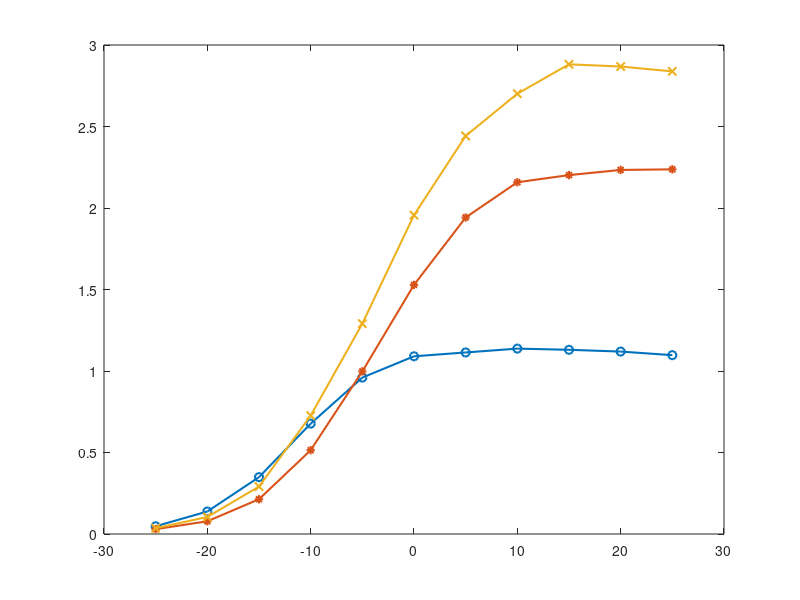

MATLAB code for this plot: (Note: this script raises an error after producing the figure.)

load("min_master_list_0.mat");
min_master_list_0 = min_master_list;

load("min_master_list_4.mat");
min_master_list_4 = min_master_list;


load("fine_min_master_list_12.mat");
min_master_list_12 = min_master_list; 
load("fine_two_min_master_list_12.mat");
min_master_list_12 = cat(1,min_master_list_12,min_master_list);

max_power_list = -25:5:25;

plot(max_power_list,mean(min_master_list_0(:,1:end-3)),'DisplayName','No IRS','Marker','o','LineWidth',1.5);
hold on;
plot(max_power_list,mean(min_master_list_4(:,1:end-3)),'DisplayName','4 IRS elements','Marker','*','LineWidth',1.5);

plot(max_power_list,mean(min_master_list_12(:,1:end-3)),'DisplayName','12 IRS elements','Marker','x','LineWidth',1.5);

ax = gca;
ax.FontSize = 12;
ax.FontName = 'Times';
xlim([-25 25])
xlabel('Maximum transmit power (dB)','Interpreter','latex','FontName','Times','FontSize',12)
ylabel('Minimum secrecy Rate(bits/sec/Hz)','Interpreter','latex','FontName','Times','FontSize',12)
lgd = legend('Location','best','FontName','Times');
lgd.FontSize = 12;
grid on;

print -depsc2 chart_power.eps